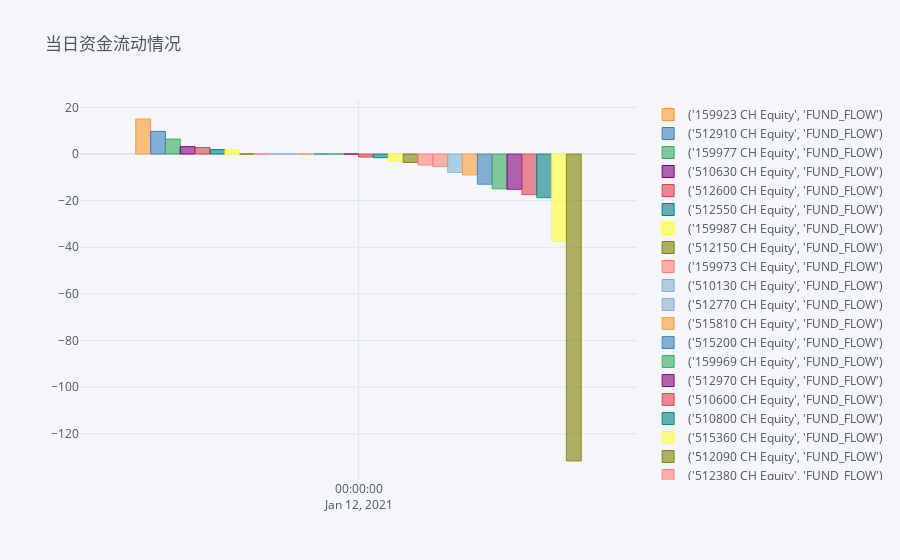

Here is the notebook cell this chart was saved with:
### Code cell
newflow.tail(1).sort_values(by  =newflow.index[-1]  ,axis = 1, ascending = False ).iplot(kind ='bar', title = '当日资金流动情况 ' )

### Figure 1 — Plotly figure (JSON) as saved in the notebook; plotly's stock layout.template omitted (floating-point values rounded to 4 significant figures)
{"data": [{"marker": {"color": "rgba(255, 153, 51, 0.6)", "line": {"color": "rgba(255, 153, 51, 1.0)", "width": 1}}, "name": "('159923 CH Equity', 'FUND_FLOW')", "orientation": "v", "text": "", "type": "bar", "x": ["2021-01-12"], "y": [15.02]}, {"marker": {"color": "rgba(55, 128, 191, 0.6)", "line": {"color": "rgba(55, 128, 191, 1.0)", "width": 1}}, "name": "('512910 CH Equity', 'FUND_FLOW')", "orientation": "v", "text": "", "type": "bar", "x": ["2021-01-12"], "y": [9.707]}, {"marker": {"color": "rgba(50, 171, 96, 0.6)", "line": {"color": "rgba(50, 171, 96, 1.0)", "width": 1}}, "name": "('159977 CH Equity', 'FUND_FLOW')", "orientation": "v", "text": "", "type": "bar", "x": ["2021-01-12"], "y": [6.402]}, {"marker": {"color": "rgba(128, 0, 128, 0.6)", "line": {"color": "rgba(128, 0, 128, 1.0)", "width": 1}}, "name": "('510630 CH Equity', 'FUND_FLOW')", "orientation": "v", "text": "", "type": "bar", "x": ["2021-01-12"], "y": [3.148]}, {"marker": {"color": "rgba(219, 64, 82, 0.6)", "line": {"color": "rgba(219, 64, 82, 1.0)", "width": 1}}, "name": "('512600 CH Equity', 'FUND_FLOW')", "orientation": "v", "text": "", "type": "bar", "x": ["2021-01-12"], "y": [2.794]}, {"marker": {"color": "rgba(0, 128, 128, 0.6)", "line": {"color": "rgba(0, 128, 128, 1.0)", "width": 1}}, "name": "('512550 CH Equity', 'FUND_FLOW')", "orientation": "v", "text": "", "type": "bar", "x": ["2021-01-12"], "y": [1.895]}, {"marker": {"color": "rgba(255, 255, 51, 0.6)", "line": {"color": "rgba(255, 255, 51, 1.0)", "width": 1}}, "name": "('159987 CH Equity', 'FUND_FLOW')", "orientation": "v", "text": "", "type": "bar", "x": ["2021-01-12"], "y": [1.82]}, {"marker": {"color": "rgba(128, 128, 0, 0.6)", "line": {"color": "rgba(128, 128, 0, 1.0)", "width": 1}}, "name": "('512150 CH Equity', 'FUND_FLOW')", "orientation": "v", "text": "", "type": "bar", "x": ["2021-01-12"], "y": [0]}, {"marker": {"color": "rgba(251, 128, 114, 0.6)", "line": {"color": "rgba(251, 128, 114, 1.0)", "width": 1}}, "name": "('159973 CH Equity', 'FUND_FLOW')", "orientation": "v", "text": "", "type": "bar", "x": ["2021-01-12"], "y": [0]}, {"marker": {"color": "rgba(128, 177, 211, 0.6)", "line": {"color": "rgba(128, 177, 211, 1.0)", "width": 1}}, "name": "('510130 CH Equity', 'FUND_FLOW')", "orientation": "v", "text": "", "type": "bar", "x": ["2021-01-12"], "y": [0]}, {"marker": {"color": "rgba(128, 177, 211, 0.6)", "line": {"color": "rgba(128, 177, 211, 0.8999999999999999)", "width": 1}}, "name": "('512770 CH Equity', 'FUND_FLOW')", "orientation": "v", "text": "", "type": "bar", "x": ["2021-01-12"], "y": [0]}, {"marker": {"color": "rgba(255, 153, 51, 0.6)", "line": {"color": "rgba(255, 153, 51, 0.8999999999999999)", "width": 1}}, "name": "('515810 CH Equity', 'FUND_FLOW')", "orientation": "v", "text": "", "type": "bar", "x": ["2021-01-12"], "y": [0]}, {"marker": {"color": "rgba(55, 128, 191, 0.6)", "line": {"color": "rgba(55, 128, 191, 0.8999999999999999)", "width": 1}}, "name": "('515200 CH Equity', 'FUND_FLOW')", "orientation": "v", "text": "", "type": "bar", "x": ["2021-01-12"], "y": [0]}, {"marker": {"color": "rgba(50, 171, 96, 0.6)", "line": {"color": "rgba(50, 171, 96, 0.8999999999999999)", "width": 1}}, "name": "('159969 CH Equity', 'FUND_FLOW')", "orientation": "v", "text": "", "type": "bar", "x": ["2021-01-12"], "y": [0]}, {"marker": {"color": "rgba(128, 0, 128, 0.6)", "line": {"color": "rgba(128, 0, 128, 0.8999999999999999)", "width": 1}}, "name": "('512970 CH Equity', 'FUND_FLOW')", "orientation": "v", "text": "", "type": "bar", "x": ["2021-01-12"], "y": [0]}, {"marker": {"color": "rgba(219, 64, 82, 0.6)", "line": {"color": "rgba(219, 64, 82, 0.8999999999999999)", "width": 1}}, "name": "('510600 CH Equity', 'FUND_FLOW')", "orientation": "v", "text": "", "type": "bar", "x": ["2021-01-12"], "y": [-1.303]}, {"marker": {"color": "rgba(0, 128, 128, 0.6)", "line": {"color": "rgba(0, 128, 128, 0.8999999999999999)", "width": 1}}, "name": "('510800 CH Equity', 'FUND_FLOW')", "orientation": "v", "text": "", "type": "bar", "x": ["2021-01-12"], "y": [-1.573]}, {"marker": {"color": "rgba(255, 255, 51, 0.6)", "line": {"color": "rgba(255, 255, 51, 0.8999999999999999)", "width": 1}}, "name": "('515360 CH Equity', 'FUND_FLOW')", "orientation": "v", "text": "", "type": "bar", "x": ["2021-01-12"], "y": [-3.102]}, {"marker": {"color": "rgba(128, 128, 0, 0.6)", "line": {"color": "rgba(128, 128, 0, 0.8999999999999999)", "width": 1}}, "name": "('512090 CH Equity', 'FUND_FLOW')", "orientation": "v", "text": "", "type": "bar", "x": ["2021-01-12"], "y": [-3.631]}, {"marker": {"color": "rgba(251, 128, 114, 0.6)", "line": {"color": "rgba(251, 128, 114, 0.8999999999999999)", "width": 1}}, "name": "('512380 CH Equity', 'FUND_FLOW')", "orientation": "v", "text": "", "type": "bar", "x": ["2021-01-12"], "y": [-4.73]}, {"marker": {"color": "rgba(251, 128, 114, 0.6)", "line": {"color": "rgba(251, 128, 114, 0.7999999999999998)", "width": 1}}, "name": "('512520 CH Equity', 'FUND_FLOW')", "orientation": "v", "text": "", "type": "bar", "x": ["2021-01-12"], "y": [-5.391]}, {"marker": {"color": "rgba(128, 177, 211, 0.6)", "line": {"color": "rgba(128, 177, 211, 0.7999999999999998)", "width": 1}}, "name": "('512560 CH Equity', 'FUND_FLOW')", "orientation": "v", "text": "", "type": "bar", "x": ["2021-01-12"], "y": [-7.92]}, {"marker": {"color": "rgba(255, 153, 51, 0.6)", "line": {"color": "rgba(255, 153, 51, 0.7999999999999998)", "width": 1}}, "name": "('510100 CH Equity', 'FUND_FLOW')", "orientation": "v", "text": "", "type": "bar", "x": ["2021-01-12"], "y": [-8.989]}, {"marker": {"color": "rgba(55, 128, 191, 0.6)", "line": {"color": "rgba(55, 128, 191, 0.7999999999999998)", "width": 1}}, "name": "('515520 CH Equity', 'FUND_FLOW')", "orientation": "v", "text": "", "type": "bar", "x": ["2021-01-12"], "y": [-12.97]}, {"marker": {"color": "rgba(50, 171, 96, 0.6)", "line": {"color": "rgba(50, 171, 96, 0.7999999999999998)", "width": 1}}, "name": "('515650 CH Equity', 'FUND_FLOW')", "orientation": "v", "text": "", "type": "bar", "x": ["2021-01-12"], "y": [-14.95]}, {"marker": {"color": "rgba(128, 0, 128, 0.6)", "line": {"color": "rgba(128, 0, 128, 0.7999999999999998)", "width": 1}}, "name": "('515310 CH Equity', 'FUND_FLOW')", "orientation": "v", "text": "", "type": "bar", "x": ["2021-01-12"], "y": [-15.13]}, {"marker": {"color": "rgba(219, 64, 82, 0.6)", "line": {"color": "rgba(219, 64, 82, 0.7999999999999998)", "width": 1}}, "name": "('159961 CH Equity', 'FUND_FLOW')", "orientation": "v", "text": "", "type": "bar", "x": ["2021-01-12"], "y": [-17.42]}, {"marker": {"color": "rgba(0, 128, 128, 0.6)", "line": {"color": "rgba(0, 128, 128, 0.7999999999999998)", "width": 1}}, "name": "('512170 CH Equity', 'FUND_FLOW')", "orientation": "v", "text": "", "type": "bar", "x": ["2021-01-12"], "y": [-18.72]}, {"marker": {"color": "rgba(255, 255, 51, 0.6)", "line": {"color": "rgba(255, 255, 51, 0.7999999999999998)", "width": 1}}, "name": "('512670 CH Equity', 'FUND_FLOW')", "orientation": "v", "text": "", "type": "bar", "x": ["2021-01-12"], "y": [-37.48]}, {"marker": {"color": "rgba(128, 128, 0, 0.6)", "line": {"color": "rgba(128, 128, 0, 0.7999999999999998)", "width": 1}}, "name": "('512690 CH Equity', 'FUND_FLOW')", "orientation": "v", "text": "", "type": "bar", "x": ["2021-01-12"], "y": [-131.7]}], "layout": {"legend": {"bgcolor": "#F5F6F9", "font": {"color": "#4D5663"}}, "paper_bgcolor": "#F5F6F9", "plot_bgcolor": "#F5F6F9", "title": {"font": {"color": "#4D5663"}, "text": "当日资金流动情况 "}, "xaxis": {"gridcolor": "#E1E5ED", "showgrid": true, "tickfont": {"color": "#4D5663"}, "title": {"font": {"color": "#4D5663"}, "text": ""}, "zerolinecolor": "#E1E5ED"}, "yaxis": {"gridcolor": "#E1E5ED", "showgrid": true, "tickfont": {"color": "#4D5663"}, "title": {"font": {"color": "#4D5663"}, "text": ""}, "zerolinecolor": "#E1E5ED"}}}
